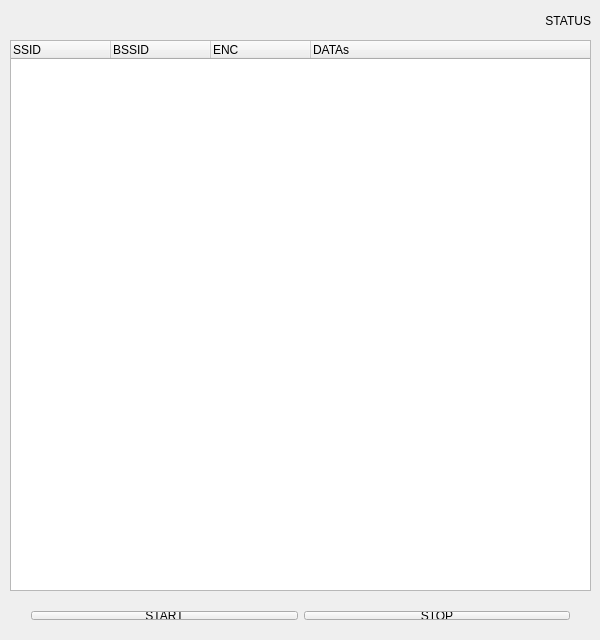
<?xml version="1.0" encoding="UTF-8"?>
<ui version="4.0">
 <class>Widget</class>
 <widget class="QWidget" name="Widget">
  <property name="geometry">
   <rect>
    <x>0</x>
    <y>0</y>
    <width>600</width>
    <height>640</height>
   </rect>
  </property>
  <property name="minimumSize">
   <size>
    <width>600</width>
    <height>640</height>
   </size>
  </property>
  <property name="windowTitle">
   <string>Widget</string>
  </property>
  <widget class="QTreeWidget" name="treeWidget">
   <property name="geometry">
    <rect>
     <x>10</x>
     <y>40</y>
     <width>581</width>
     <height>551</height>
    </rect>
   </property>
   <column>
    <property name="text">
     <string>SSID</string>
    </property>
   </column>
   <column>
    <property name="text">
     <string>BSSID</string>
    </property>
   </column>
   <column>
    <property name="text">
     <string>ENC</string>
    </property>
   </column>
   <column>
    <property name="text">
     <string>DATAs</string>
    </property>
   </column>
  </widget>
  <widget class="QWidget" name="horizontalLayoutWidget">
   <property name="geometry">
    <rect>
     <x>20</x>
     <y>600</y>
     <width>561</width>
     <height>31</height>
    </rect>
   </property>
   <layout class="QHBoxLayout" name="horizontalLayout">
    <item>
     <widget class="QPushButton" name="pushButton_2">
      <property name="text">
       <string>START</string>
      </property>
     </widget>
    </item>
    <item>
     <widget class="QPushButton" name="pushButton">
      <property name="text">
       <string>STOP</string>
      </property>
     </widget>
    </item>
   </layout>
  </widget>
  <widget class="QLabel" name="label">
   <property name="geometry">
    <rect>
     <x>470</x>
     <y>10</y>
     <width>121</width>
     <height>21</height>
    </rect>
   </property>
   <property name="text">
    <string>STATUS</string>
   </property>
   <property name="alignment">
    <set>Qt::AlignRight|Qt::AlignTrailing|Qt::AlignVCenter</set>
   </property>
  </widget>
 </widget>
 <layoutdefault spacing="6" margin="11"/>
 <resources/>
 <connections/>
</ui>
